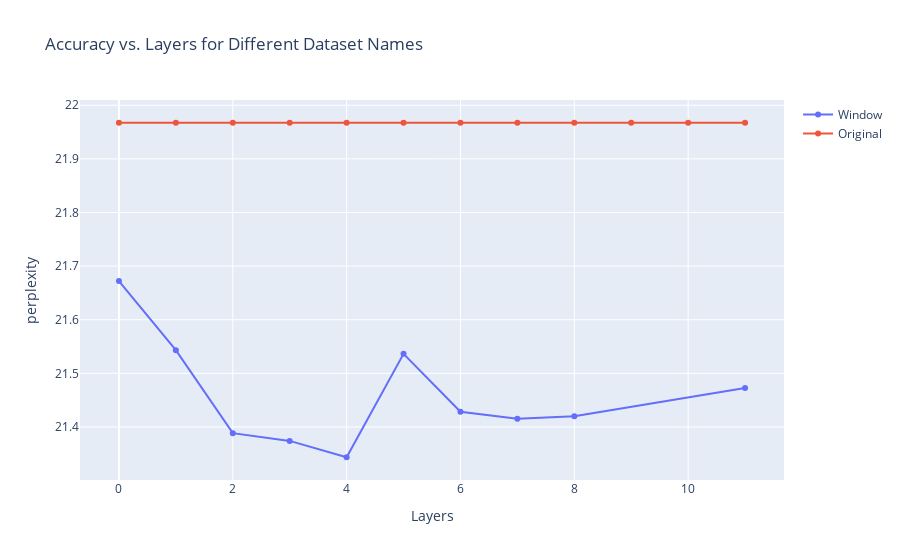

Notebook source saved alongside this figure:
### Code cell
data = []
for name, group_data in baseline[(baseline['model_name']!='Original')].sort_values(by='layers').groupby('model_name'):
    layers = group_data['layers']
    accuracy = group_data[results_metric]
    data.append(go.Scatter(x=layers, y=accuracy, name=name))
layers = list(range(12))
accuracy = 21.967364

data.append(go.Scatter(x=layers, y=[accuracy for i in layers], name='Original'))
fig = go.Figure(data=data)
fig.update_layout(xaxis_title='Layers', yaxis_title=results_metric)
fig.update_layout(title='Accuracy vs. Layers for Different Dataset Names')
fig.show()

### Figure 1 — Plotly figure (JSON) as saved in the notebook; plotly's stock layout.template omitted (floating-point values rounded to 4 significant figures)
{"data": [{"name": "Window", "type": "scatter", "x": [0, 1, 2, 3, 4, 5, 6, 7, 8, 11], "y": [21.67, 21.54, 21.39, 21.37, 21.34, 21.54, 21.43, 21.42, 21.42, 21.47]}, {"name": "Original", "type": "scatter", "x": [0, 1, 2, 3, 4, 5, 6, 7, 8, 9, 10, 11], "y": [21.97, 21.97, 21.97, 21.97, 21.97, 21.97, 21.97, 21.97, 21.97, 21.97, 21.97, 21.97]}], "layout": {"autosize": true, "title": {"text": "Accuracy vs. Layers for Different Dataset Names"}, "xaxis": {"autorange": true, "range": [-0.6684, 11.67], "title": {"text": "Layers"}, "type": "linear"}, "yaxis": {"autorange": true, "range": [21.29, 22.02], "title": {"text": "perplexity"}, "type": "linear"}}}
